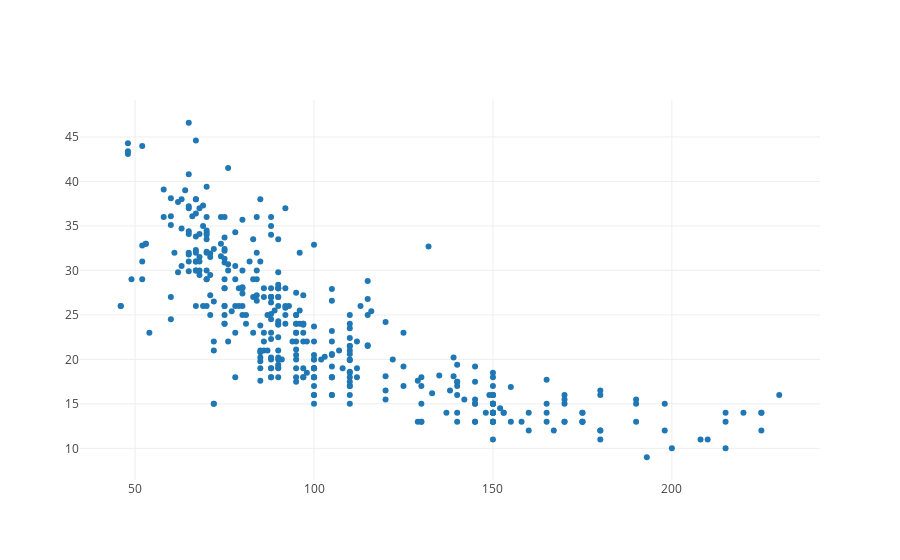

Write notebook code for a chart like this one.
### Code cell
p = Scatter(x=data.Horsepower,
            y=data.Miles_per_Gallon,
            mode='markers')

iplot([p])

### Figure 1 — Plotly figure (JSON) as saved in the notebook; plotly's stock layout.template omitted (floating-point values rounded to 4 significant figures; data arrays with more than 128 entries replaced by an {"elided": "..."} marker saying what was removed)
{"data": [{"mode": "markers", "type": "scatter", "x": {"elided": "406 int values"}, "y": {"elided": "406 float values"}}], "layout": {}}
